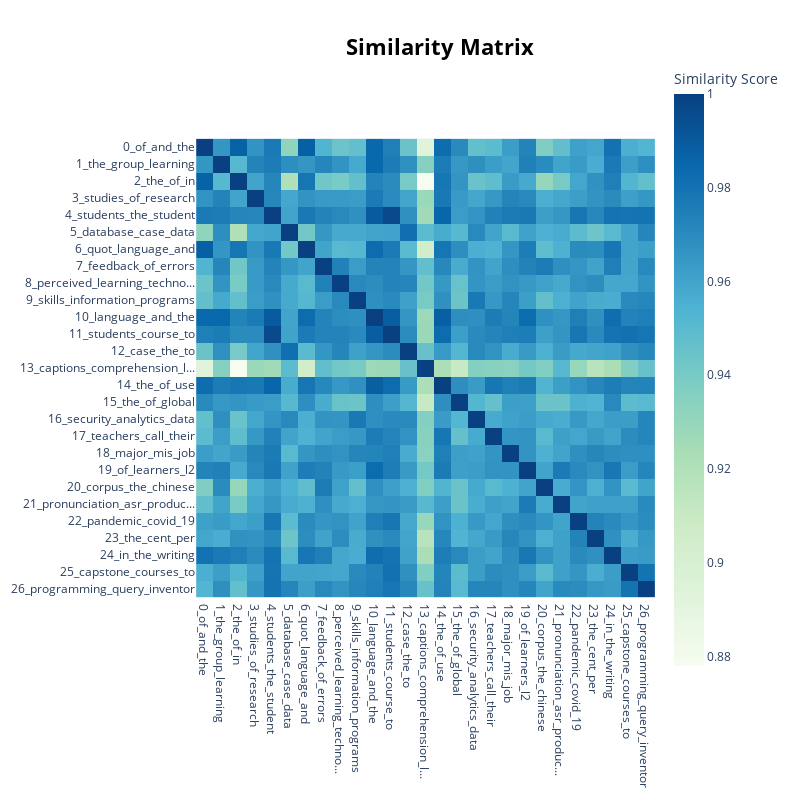

Notebook code for this chart:
### Code cell
model.visualize_heatmap()

### Figure 1 — Plotly figure (JSON) as saved in the notebook; plotly's stock layout.template omitted (floating-point values rounded to 4 significant figures; data arrays with more than 128 entries replaced by an {"elided": "..."} marker saying what was removed)
{"data": [{"coloraxis": "coloraxis", "hovertemplate": "x: %{x}<br>y: %{y}<br>Similarity Score: %{z}<extra></extra>", "name": "0", "type": "heatmap", "x": ["0_of_and_the", "1_the_group_learning", "2_the_of_in", "3_studies_of_research", "4_students_the_student", "5_database_case_data", "6_quot_language_and", "7_feedback_of_errors", "8_perceived_learning_techno...", "9_skills_information_programs", "10_language_and_the", "11_students_course_to", "12_case_the_to", "13_captions_comprehension_l...", "14_the_of_use", "15_the_of_global", "16_security_analytics_data", "17_teachers_call_their", "18_major_mis_job", "19_of_learners_l2", "20_corpus_the_chinese", "21_pronunciation_asr_produc...", "22_pandemic_covid_19", "23_the_cent_per", "24_in_the_writing", "25_capstone_courses_to", "26_programming_query_inventor"], "xaxis": "x", "y": ["0_of_and_the", "1_the_group_learning", "2_the_of_in", "3_studies_of_research", "4_students_the_student", "5_database_case_data", "6_quot_language_and", "7_feedback_of_errors", "8_perceived_learning_techno...", "9_skills_information_programs", "10_language_and_the", "11_students_course_to", "12_case_the_to", "13_captions_comprehension_l...", "14_the_of_use", "15_the_of_global", "16_security_analytics_data", "17_teachers_call_their", "18_major_mis_job", "19_of_learners_l2", "20_corpus_the_chinese", "21_pronunciation_asr_produc...", "22_pandemic_covid_19", "23_the_cent_per", "24_in_the_writing", "25_capstone_courses_to", "26_programming_query_inventor"], "yaxis": "y", "z": {"elided": "27x27 float values"}}], "layout": {"coloraxis": {"colorbar": {"title": {"text": "Similarity Score"}}, "colorscale": [[0, "rgb(247,252,240)"], [0.125, "rgb(224,243,219)"], [0.25, "rgb(204,235,197)"], [0.375, "rgb(168,221,181)"], [0.5, "rgb(123,204,196)"], [0.625, "rgb(78,179,211)"], [0.75, "rgb(43,140,190)"], [0.875, "rgb(8,104,172)"], [1, "rgb(8,64,129)"]]}, "height": 800, "hoverlabel": {"bgcolor": "white", "font": {"family": "Rockwell", "size": 16}}, "legend": {"title": {"text": "Trend"}}, "margin": {"t": 60}, "showlegend": true, "title": {"font": {"color": "Black", "size": 22}, "text": "<b>Similarity Matrix</b>", "x": 0.55, "xanchor": "center", "y": 0.95, "yanchor": "top"}, "width": 800, "xaxis": {"anchor": "y", "constrain": "domain", "domain": [0, 1], "scaleanchor": "y"}, "yaxis": {"anchor": "x", "autorange": "reversed", "constrain": "domain", "domain": [0, 1]}}}
